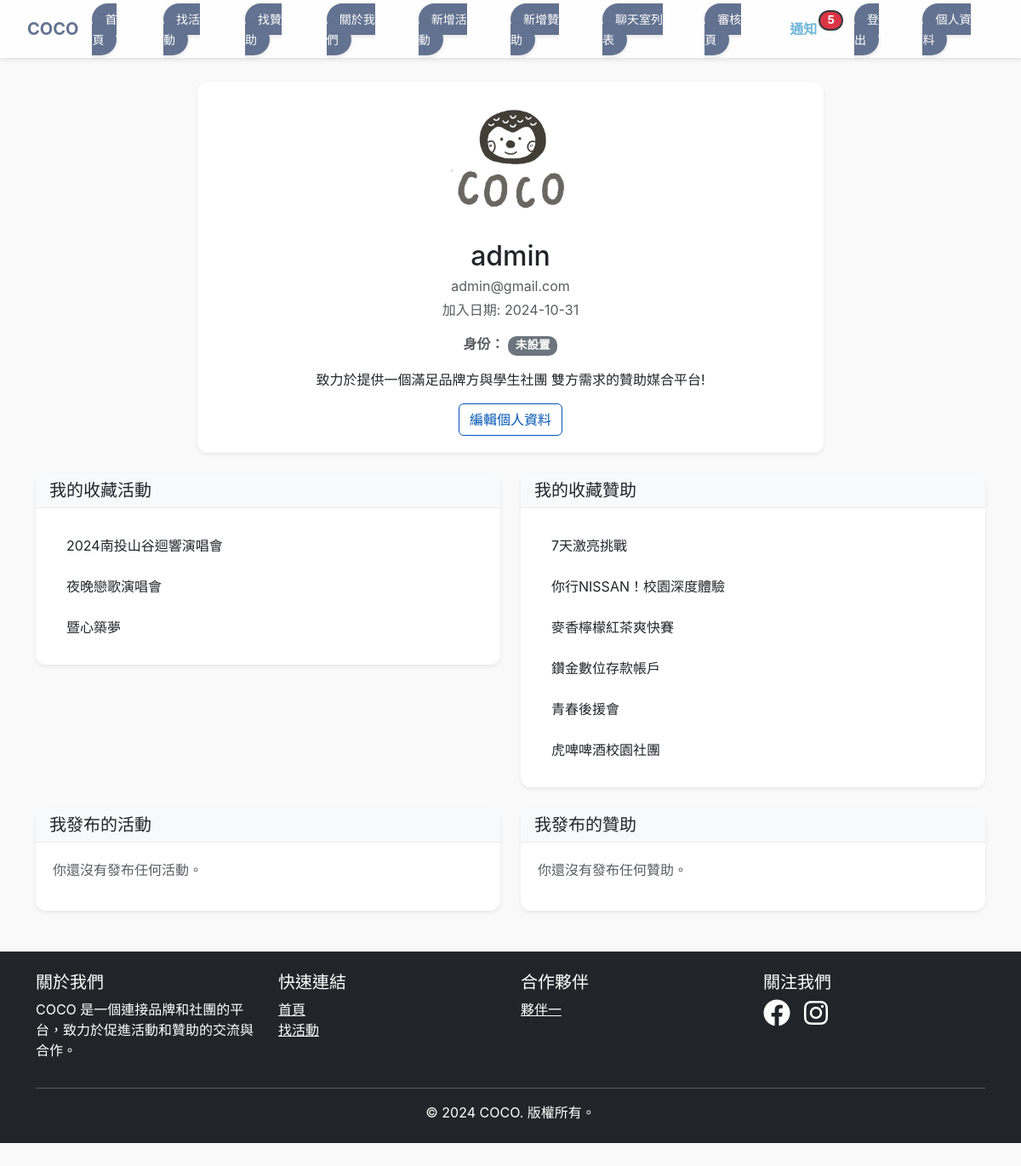
The app's page /profile/ (signed in), older data.
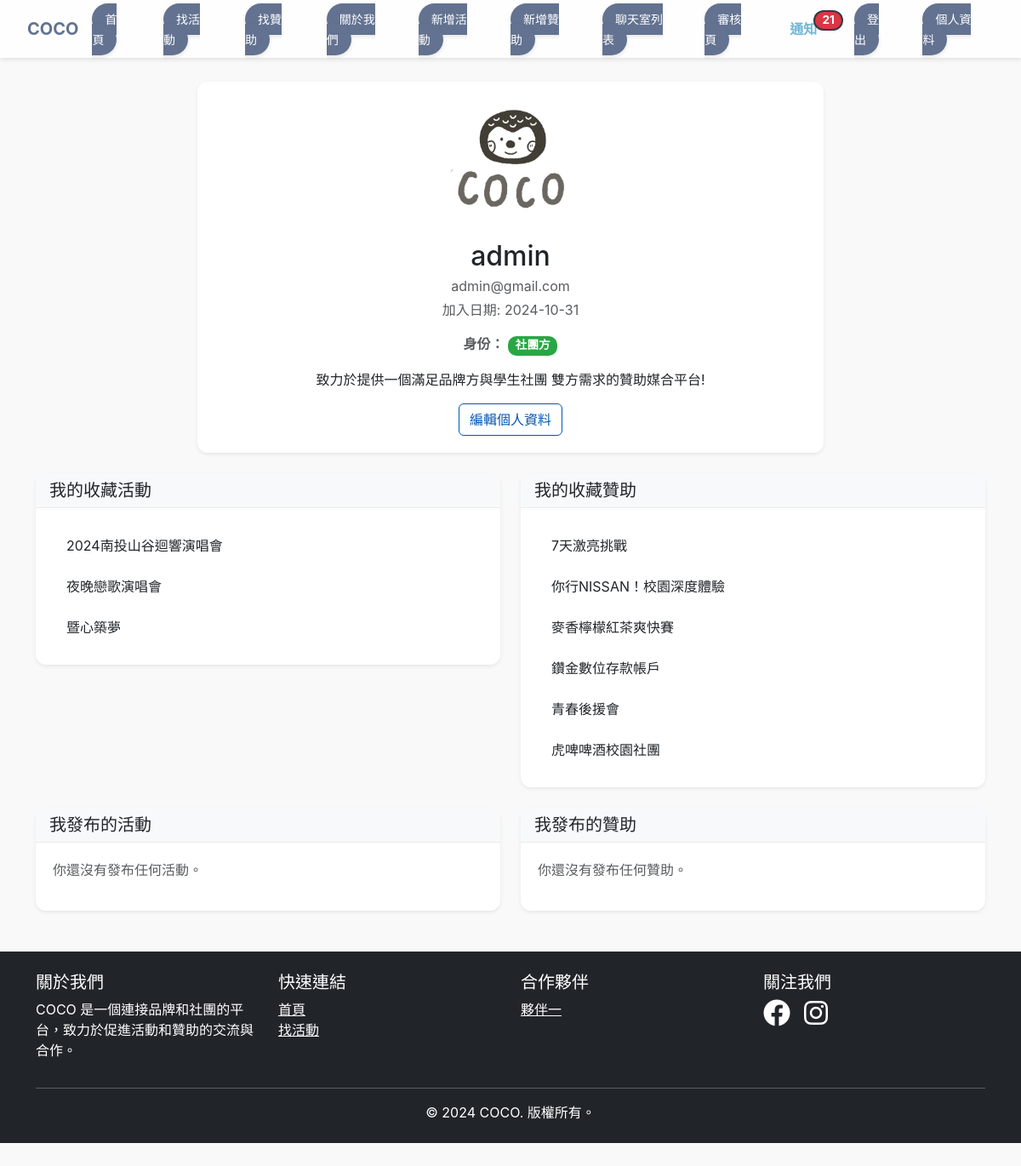
The same page, newer data.
### events/views.py (the view)
# urls.py: path('profile/', views.profile_view, name='profile'),
@login_required
def profile_view(request):
    user_extend, created = UserProfile.objects.get_or_create(user=request.user)
    favorite_activities = Activitynew.objects.filter(favorite__user=request.user)
    favorite_sponsorships = Sponsorshipnew.objects.filter(favorite__user=request.user)
    user_activities = Activitynew.objects.filter(organizer=request.user)
    user_sponsorships = Sponsorshipnew.objects.filter(organizer=request.user)
    user_extend = UserProfile.objects.get(user=request.user)
    context = {
        'favorite_activities': favorite_activities,
        'favorite_sponsorships': favorite_sponsorships,
        'user_activities': user_activities,
        'user_sponsorships':user_sponsorships,
        'user_extend': user_extend
    }
    return render(request, 'events/profile.html', context)

### events/context_processors.py (called while the page is built)
def notifications(request):
    if request.user.is_authenticated:
        notifications = Notification.objects.filter(user=request.user).order_by('-created_at')
        unread_count = notifications.filter(is_read=False).count()
        return {
            'notifications': notifications[:5],  # 只在這裡進行切片
            'unread_notifications_count': unread_count
        }
    return {}

### events/templates/events/profile.html (shortened to what the changed rows need)
{% extends 'base.html' %}
{% load django_bootstrap5 %}
{% load static %}
{% block content %}
<div class="container mt-5">
    <div class="row justify-content-center mb-4">
        <div class="col-md-8 text-center">
            <div class="card shadow-sm border-0">
                <div class="card-body">
                    <h2 class="mb-1">{{ user.username }}</h2>
                    <p class="text-muted">
                        <strong>身份：</strong>
                        {% if user_extend.role == 'brand' %}
                            <span class="badge bg-primary">品牌方</span>
                        {% elif user_extend.role == 'club' %}
                            <span class="badge bg-success">社團方</span>
                        {% else %}
                            <span class="badge bg-secondary">未設置</span>
                        {% endif %}
                    </p>
                </div>
            </div>
        </div>
    </div>
</div>
{% endblock %}

Row changes from the older to the newer data that the page shows:
changed UserProfile "致力於提供一個滿足品牌方與學生社團 雙方需求的贊助媒合平台!": role empty → "club" (drawn)
Text that changed along with them:
{{ unread_notifications_count }}: "5" → "21"
text no longer shown: "未設置"
text now shown: "社團方"
